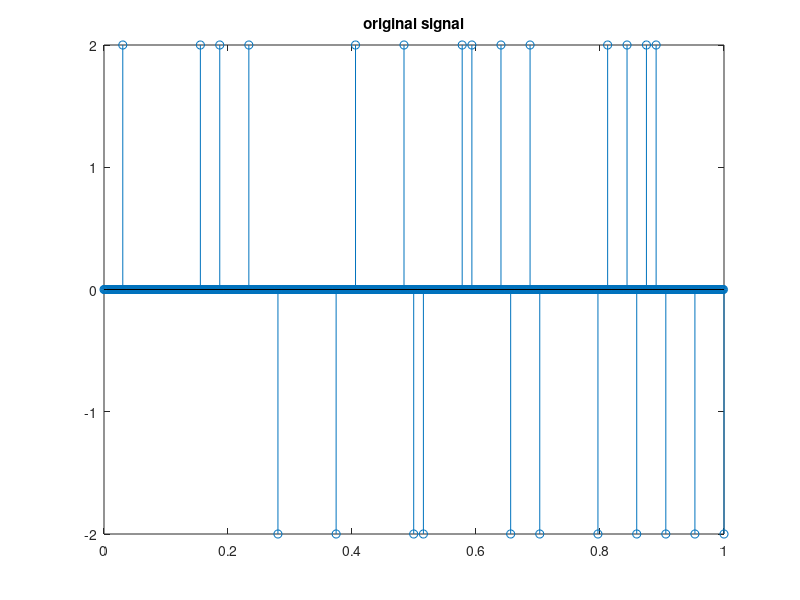

This figure's MATLAB source: (Note: this script raises an error after producing the figure.)
close all
clear
rand('state',271)

% spike signal on 0 to 1
n = 1024;
dt = 1/(n-1);
t = 0:dt:1;
 

fc = 128; 
dx = ceil(2/fc * n); 
kmax = floor(n/dx);
k = min(floor(fc/5),kmax); 
temp = randperm(kmax);
 
p = temp(1:k) .* dx;
dynamic_range = 0;
x0 = zeros(n,1); 
x0(p) = sign(randn(k,1)) .* (1 + 10.^(rand(k,1).*(dynamic_range/20))); % amplitudes can also be complex

max(abs(x0(p)))/min(abs(x0(p)))
h = figure; stem(t,x0); title('original signal')
axis('tight'); saveas(h,'original_signal')
 
 
% low pass fourier filter in freq domain and in time domain
f = zeros(n,1);
f(1) = 1;
ff = fft(f,n);
ff(fc : n-fc) = 0;
f_low = ifft(ff);

 
%time-domain equivalent (convolution operator formation)
[M N]=size(x0);
B=fc;
ts=t-0.1*max(t);
Kf=2.*B.*sinc(2.*B.*ts); %sinc function
S=opConvolve(M,N,Kf');
test3=S*x0;
 
% % test of operator
% test1 = ifft(fft(x0)/sqrt(n) .* (ff/sqrt(n)))*sqrt(n);
% figure;
% subplot(2,1,1);plot(real(test1))
% subplot(2,1,2);plot(real(test3))
 
h = figure;
plot(Kf);title('source_wavelet')
saveas(h,'source_wavelet')
 
 
% solve BP problem with spgl1
options.iterations=103;
options.fid = fopen('spg.txt','w');
A=S;
b=test3;
[x_td,r,g,info_spg] = spgl1(A, b, 0, 0, [],options);%time domain reconsruction
info_spg.rNorm
save infospg info_spg
h = figure;
subplot(2,1,1);stem(x0);axis tight; ylim([min(x0) max(x0)])
subplot(2,1,2);stem(x_td); axis tight;ylim([min(x0) max(x0)])
title('spg')
saveas(h,'spg');

sigma_ref = info_spg.rNorm;
options.fid = fopen('pqn.txt','w');

[x_td_2,r,g,info_pqn] = pqnl1_2(A, b, 0, 0,zeros(length(x_td),1),options,sigma_ref);%time domain reconsruction
h = figure;
subplot(2,1,1);stem(x0);axis tight; ylim([min(x0) max(x0)])
subplot(2,1,2);stem(x_td_2); axis tight; ylim([min(x0) max(x0)])
title('pqn')
saveas(h,'pqn')
save infopqn info_pqn


h = figure('Name','Solution paths');
plot(info_spg.xNorm1,info_spg.rNorm2,info_pqn.xNorm1,info_pqn.rNorm2);hold on
scatter(info_spg.xNorm1,info_spg.rNorm2);
scatter(info_pqn.xNorm1,info_pqn.rNorm2);hold off
legend('spg','pqn')
axis tight
saveas(h,'solution_path');

